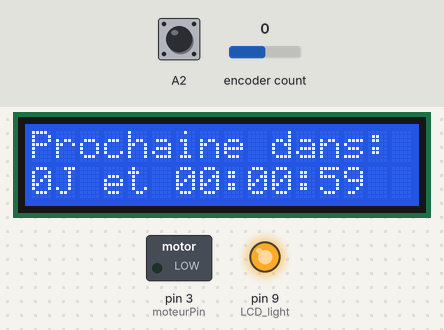
The sketch below on a simulated Arduino Uno, built with avr-gcc and run on an emulated ATmega328P. On the bench: 16×2 character LCD, switched loads named in the sketch (green lamp = pin HIGH), output pins drawn as LEDs (lit = HIGH). Inputs (shaded band) come from the test bench; at power-on: A2 HIGH, encoder count 0. EEPROM starts erased; what the sketch prints to the serial monitor is not drawn.

Above: at 1.2 s.
1.3 s: A2 pulled LOW for 0.15 s
At 3.2 s:
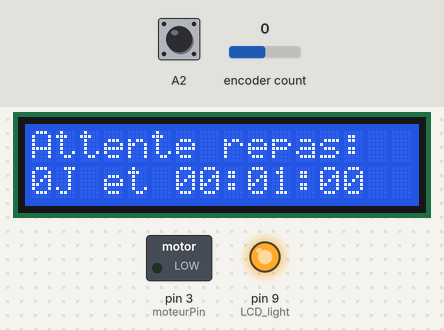
3.5 s: A2 pulled LOW for 0.15 s
At 5.4 s:
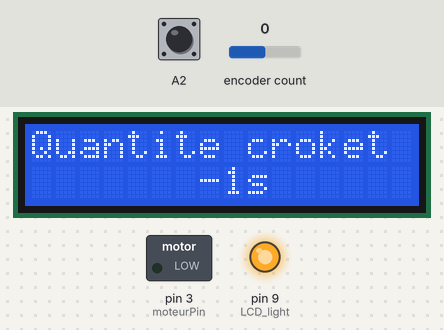
5.7 s: encoder count set to 1
At 6.7 s:
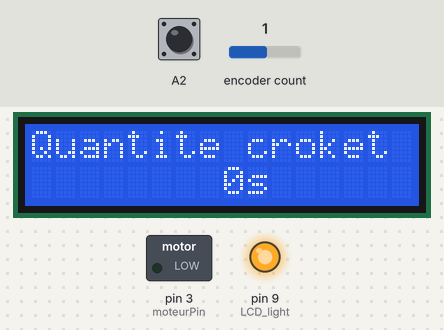
7.2 s: encoder count set to 2
At 7.6 s:
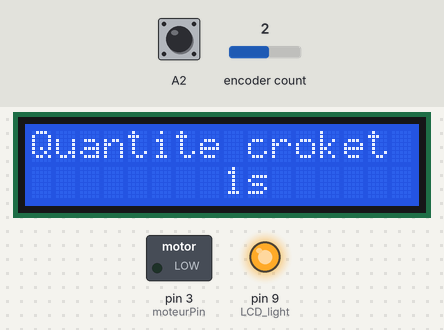
8.7 s: encoder count set to 3
At 9.9 s:
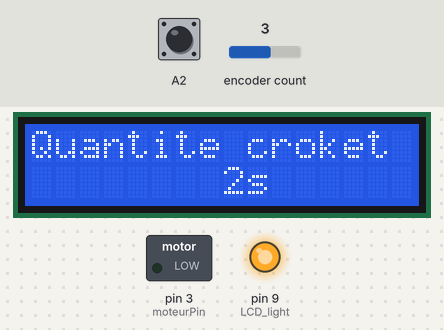
10.2 s: encoder count set to 4
At 21.5 s:
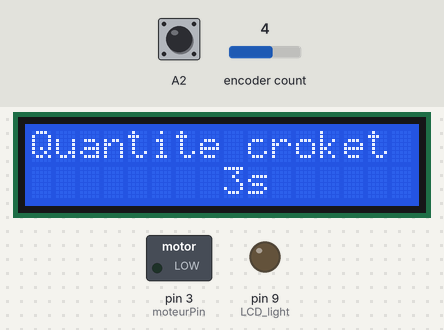
Timing chart, 0 to 22.5 s (numbered marks = the images above; inputs shaded):
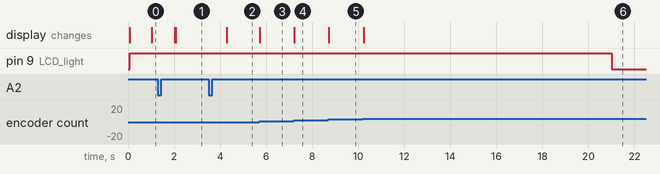

The sketch:

distributeurChat.ino
```cpp
#include <EEPROM.h>
#include "EEPROMAnything.h"
#include <ClickEncoder.h>
#include <TimerOne.h>
#include <LiquidCrystal.h>

//Controle du moteur
#define moteurPin 3

// LCD definition
#define LCD_light 9
#define LCD_RS      12
#define LCD_RW      11
#define LCD_EN      10
#define LCD_D4       4
#define LCD_D5       5
#define LCD_D6       6
#define LCD_D7       7
#define LCD_CHARS   16
#define LCD_LINES    2
LiquidCrystal lcd(LCD_RS, LCD_RW, LCD_EN, LCD_D4, LCD_D5, LCD_D6, LCD_D7);

/* Useful Constants */
#define SECS_PER_MIN  (60UL)
#define SECS_PER_HOUR (3600UL)
#define SECS_PER_DAY  (SECS_PER_HOUR * 24L)
/* Useful Macros for getting elapsed time */
#define numberOfSeconds(_time_) (_time_ % SECS_PER_MIN)
#define numberOfMinutes(_time_) ((_time_ / SECS_PER_MIN) % SECS_PER_MIN)
#define numberOfHours(_time_) (( _time_% SECS_PER_DAY) / SECS_PER_HOUR)
#define elapsedDays(_time_) ( _time_ / SECS_PER_DAY)

// Configuration sauvegardee en EEPROM
struct config_t
{
  long waitingTime;
  int quantite;
} configuration;

ClickEncoder *encoder;
int16_t value = 0, last = 0;

char ligne1[16] = "";
char ligne2[16] = "";

int menu = 0;

void timerIsr() {
  encoder->service();
}

long correction, remainingTime, lastDistributionTime , elapsedLightTime, lastActionTime = 0L;
unsigned long lightDuration = 10L;

void printRemainingTime(long val) {
  int days = elapsedDays(val);
  int hours = numberOfHours(val);
  int minutes = numberOfMinutes(val);
  int seconds = numberOfSeconds(val);
  sprintf(ligne1, "Prochaine dans:");
  sprintf(ligne2, "%dJ et %.2d:%.2d:%.2d", days, hours, minutes, seconds);
  lcd.setCursor(0, 0);
  lcd.print(ligne1);
  lcd.setCursor(0, 1);
  lcd.print(ligne2);
}

void printDistribution(long duree) {
  lcd.clear();
  sprintf(ligne1, "  Distribution ");
  sprintf(ligne2, "en cours - %ds", duree);
  lcd.setCursor(0, 0);
  lcd.print(ligne1);
  lcd.setCursor(0, 1);
  lcd.print(ligne2);
}

void printWaitingTimeConfiguration() {
  long val = configuration.waitingTime;
  int days = elapsedDays(val);
  int hours = numberOfHours(val);
  int minutes = numberOfMinutes(val);
  int seconds = numberOfSeconds(val);
  sprintf(ligne1, "Attente repas: ");
  sprintf(ligne2, "%dJ et %.2d:%.2d:%.2d", days, hours, minutes, seconds);
  lcd.setCursor(0, 0);
  lcd.print(ligne1);
  lcd.setCursor(0, 1);
  lcd.print(ligne2);
}

void printQuantityConfiguration() {
  sprintf(ligne1, "Quantite croket ");
  sprintf(ligne2, "      %3ds    ", configuration.quantite);
  lcd.setCursor(0, 0);
  lcd.print(ligne1);
  lcd.setCursor(0, 1);
  lcd.print(ligne2);
}

void switchMenu() {
  Serial.println("Switch");
  menu += 1;
  menu = menu % 3;
  Serial.println(menu);
  lastActionTime = millis() / 1000;
}

void setup() {
  Serial.begin(9600);
  Serial.println("Starting");
  EEPROM_readAnything(0, configuration);
  if (configuration.waitingTime < 60){
    configuration.waitingTime = 60;
  }
  pinMode(moteurPin, OUTPUT);
  pinMode(LCD_light, OUTPUT);
  analogWrite(moteurPin, 0);
  encoder = new ClickEncoder(A1, A0, A2, 4);
  encoder->setAccelerationEnabled(true);

  lcd.begin(LCD_CHARS, LCD_LINES);
  lcd.clear();

  Timer1.initialize(1000);
  Timer1.attachInterrupt(timerIsr);

}

void loop() {
  value = encoder->getValue();
  if (value != 0){
    lastActionTime = millis() / 1000;
  }

  // Gestion du menu
  switch (menu) {
    case 0:
      printRemainingTime(remainingTime);
      correction += value*60;
      break;
    case 1:
      if (value != 0) {
        configuration.waitingTime += value*60*5;
        if (configuration.waitingTime<300){
          configuration.waitingTime = 300;
        }
        EEPROM_writeAnything(0, configuration);
      }
      printWaitingTimeConfiguration();
      break;
    case 2:
      if (value != 0) {
        configuration.quantite += value;
        EEPROM_writeAnything(0, configuration);
      }
      printQuantityConfiguration();
      break;
  }

  // Gestion du decompte de temps et de la distribution de croquette
  remainingTime = configuration.waitingTime - ((millis() / 1000) - lastDistributionTime) + correction;
  if (remainingTime <= 0) {
    printDistribution(configuration.quantite);
    analogWrite(moteurPin, 255); // Activation de la vis sans fin
    for (int i=0; i <= configuration.quantite; i++){
      printDistribution(configuration.quantite - i);
      delay(1000);
    }
    lastDistributionTime = millis() / 1000L;
    correction = 0;
    analogWrite(moteurPin, 0); // Arret de la vis
  }

    // Gestion de l'allumage de l'ecran
    elapsedLightTime = (millis() / 1000) - lastActionTime - lightDuration;
  if (elapsedLightTime > 0) {
    Serial.print("Light Off ");
    Serial.println(elapsedLightTime);
    digitalWrite(LCD_light, LOW); // Stop de la lumiere
  } else {
    Serial.print("Light On ");
    Serial.println(elapsedLightTime);
    digitalWrite(LCD_light, HIGH); // Allume de la lumiere
  }

  // Gestion du push
  ClickEncoder::Button b = encoder->getButton();
  if (b != ClickEncoder::Open) {
    switch (b) {
      case ClickEncoder::Clicked: switchMenu(); break;

    }
  }
}
```

EEPROMAnything.h
```cpp
#include <EEPROM.h>
#include <Arduino.h>  // for type definitions

template <class T> int EEPROM_writeAnything(int ee, const T& value)
{
    const byte* p = (const byte*)(const void*)&value;
    unsigned int i;
    for (i = 0; i < sizeof(value); i++)
          EEPROM.write(ee++, *p++);
    return i;
}

template <class T> int EEPROM_readAnything(int ee, T& value)
{
    byte* p = (byte*)(void*)&value;
    unsigned int i;
    for (i = 0; i < sizeof(value); i++)
          *p++ = EEPROM.read(ee++);
    return i;
}
```

Measured:
- after the input at 1.3 s, the display: first differs from a run without the input after 0.78 s (image 1)
- after the input at 3.5 s, the display: changes after 0.79 s (image 2)
- after the input at 5.7 s, the display: changes at once (image 3)
- after the input at 7.2 s, the display: changes at once (image 4)
- after the input at 8.7 s, the display: changes at once (image 5)
- after the input at 10.2 s, pin 9 (LCD_light): HIGH → LOW after 10.8 s instead of 8.8 s; the display: changes at once (image 6)
